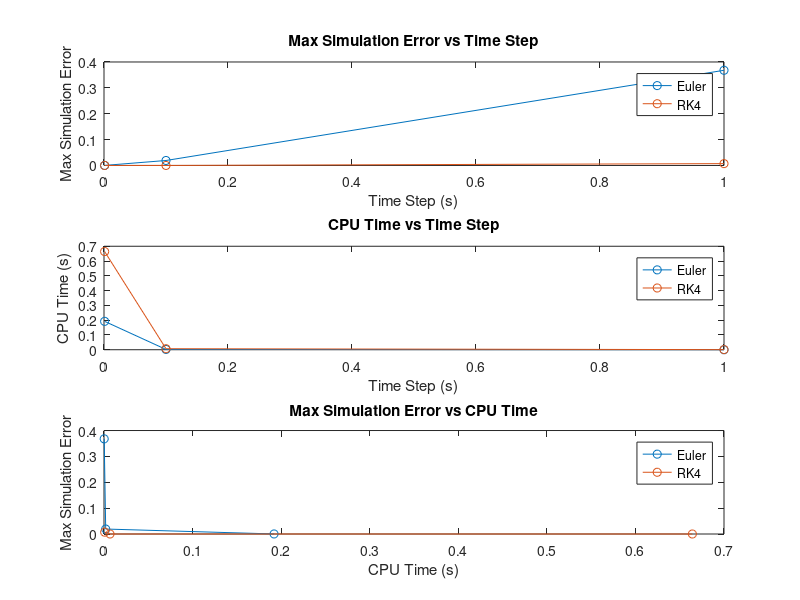

Recreate this plot in MATLAB.
% Initialization
const_torque = 1; % Torque input in Nm
J = 1;  % Inertia in kg m^2
b = 1; % damping coefficient Nm/(rad/s)

% Initial conditions
omega0 = 0;  % rad/s
theta0 = 0;  % rad

%set_param('Project1_shaft/Simple Shaft/IntegrateAcceleration', 'Integrator', '3')

tout = 25;
dt = [1 0.1 0.001];

% Define the function f
f = @(t, y) (const_torque - b*y)/J;

% Euler method
cpu_time1 = [];
max_error1 = [];
h = 1;
t = 0:h:tout;
y = zeros(size(t));
y(1) = omega0;

tStart = cputime;
for k = 1:length(t)-1
    y(k+1) = y(k) + h * f(t(k), y(k));
end
tEnd = cputime - tStart;

% Calculate theoretical solution for comparison (for step input)
w_theoretical = omega0 * exp(-b*t/J) + (const_torque/b) * (1 - exp(-b*t/J));

% Calculate maximum error
max_error = max(abs(y - w_theoretical));

cpu_time1(end+1) = tEnd;
max_error1(end+1) = max_error;
% Damping Force
F_b = b*y;                  % <----- IS THIS BEING USED

h = 0.1;
t = 0:h:tout;
y = zeros(size(t));
y(1) = omega0;

tStart = cputime;
for k = 1:length(t)-1;
    y(k+1) = y(k) + h * f(t(k), y(k));
end
tEnd = cputime - tStart;
disp(['Time: ', num2str(tEnd)]);

% Calculate theoretical solution for comparison (for step input)
w_theoretical = omega0 * exp(-b*t/J) + (const_torque/b) * (1 - exp(-b*t/J));

% Calculate maximum error
max_error = max(abs(y - w_theoretical));

cpu_time1(end+1) = tEnd;
max_error1(end+1) = max_error;

h = 0.001;
t = 0:h:tout;
y = zeros(size(t));
y(1) = omega0;

tStart = cputime;
for k = 1:length(t)-1
    y(k+1) = y(k) + h * f(t(k), y(k));
end
tEnd = cputime - tStart;

% Calculate theoretical solution for comparison (for step input)
w_theoretical = omega0 * exp(-b*t/J) + (const_torque/b) * (1 - exp(-b*t/J));

% Calculate maximum error
max_error = max(abs(y - w_theoretical));

cpu_time1(end+1) = tEnd;
max_error1(end+1) = max_error;
F_b = b*y;

% Runge-Kutta method
cpu_time2 = [];
max_error2 = [];
h = 1;
t = 0:h:tout;
y = zeros(size(t));
y(1) = omega0;

tStart = cputime;
for k = 1:length(t)-1
    k1 = f(t(k), y(k));
    k2 = f(t(k) + 0.5*h, y(k) + 0.5*h*k1);
    k3 = f(t(k) + 0.5*h, y(k) + 0.5*h*k2);
    k4 = f(t(k) + h, y(k) + h*k3);

    y(k+1) = y(k) + (1/6) * (k1 + 2*k2 + 2*k3 + k4) * h;
    tEnd = cputime - tStart;
end
%tEnd = cputime - tStart;

% Calculate theoretical solution for comparison (for step input)
w_theoretical = omega0 * exp(-b*t/J) + (const_torque/b) * (1 - exp(-b*t/J));

% Calculate maximum error
max_error = max(abs(y - w_theoretical));

cpu_time2(end+1) = tEnd;
max_error2(end+1) = max_error;
F_b = b*y;

h = 0.1;
t = 0:h:tout;
y = zeros(size(t));
y(1) = omega0;

tStart = cputime;
for k = 1:length(t)-1
    k1 = f(t(k), y(k));
    k2 = f(t(k) + 0.5*h, y(k) + 0.5*h*k1);
    k3 = f(t(k) + 0.5*h, y(k) + 0.5*h*k2);
    k4 = f(t(k) + h, y(k) + h*k3);

    y(k+1) = y(k) + (1/6) * (k1 + 2*k2 + 2*k3 + k4) * h;
end
tEnd = cputime - tStart;

% Calculate theoretical solution for comparison (for step input)
w_theoretical = omega0 * exp(-b*t/J) + (const_torque/b) * (1 - exp(-b*t/J));

% Calculate maximum error
max_error = max(abs(y - w_theoretical));

cpu_time2(end+1) = tEnd;
max_error2(end+1) = max_error;
F_b = b*y;

h = 0.001;
t = 0:h:tout;
y = zeros(size(t));
y(1) = omega0;

tStart = cputime;
for k = 1:length(t)-1
    k1 = f(t(k), y(k));
    k2 = f(t(k) + 0.5*h, y(k) + 0.5*h*k1);
    k3 = f(t(k) + 0.5*h, y(k) + 0.5*h*k2);
    k4 = f(t(k) + h, y(k) + h*k3);

    y(k+1) = y(k) + (1/6) * (k1 + 2*k2 + 2*k3 + k4) * h;
end
tEnd = cputime - tStart;

% Calculate theoretical solution for comparison (for step input)
w_theoretical = omega0 * exp(-b*t/J) + (const_torque/b) * (1 - exp(-b*t/J));

% Calculate maximum error
max_error = max(abs(y - w_theoretical));

cpu_time2(end+1) = tEnd;
max_error2(end+1) = max_error;
F_b = b*y;

figure;
subplot(3,1,1);
plot(dt, max_error1, '-o');
xlabel('Time Step (s)');
ylabel('Max Simulation Error');
title('Max Simulation Error vs Time Step');
hold on
plot(dt, max_error2, '-o');
legend('Euler', 'RK4');
hold off

subplot(3,1,2);
plot(dt, cpu_time1, '-o');
xlabel('Time Step (s)');
ylabel('CPU Time (s)');
title('CPU Time vs Time Step');
hold on
plot(dt, cpu_time2, '-o');
legend('Euler', 'RK4');

subplot(3,1,3);
plot(cpu_time1, max_error1, '-o');
xlabel('CPU Time (s)');
ylabel('Max Simulation Error');
title('Max Simulation Error vs CPU Time');
hold on
plot(cpu_time2, max_error2, '-o');
legend('Euler', 'RK4');
hold off


%Contour Plots (Don't work right now because of the singular inputs)
% figure;
% [X, Y] = meshgrid(cpu_time1, max_error1);
% [C, h] = contour(X, Y, -b_values./J_values);
% clabel(C, h);
% xlabel('CPU Time (s)');
% ylabel('Max Simulation Error');
% title('Contour Plot of System Eigenvalues for Euler Method');
% colorbar;
% clim([min(-b_values./J_values, [], 'all') max(-b_values./J_values, [], 'all')]);
% colormap('jet');
% 
% figure;
% [X, Y] = meshgrid(cpu_time1, max_error1);
% [C, h] = contour(X, Y, omega0);
% clabel(C, h);
% xlabel('CPU Time (s)');
% ylabel('Max Simulation Error');
% title('Contour Plot of Input Frequencies for Euler Method');
% colorbar;
% clim([min(omega0, [], 'all') max(omega0, [], 'all')]);
% colormap('jet');
% 
% figure;
% [X, Y] = meshgrid(cpu_time2, max_error2);
% [C, h] = contour(X, Y, -b_values./J_values);
% clabel(C, h);
% xlabel('CPU Time (s)');
% ylabel('Max Simulation Error');
% title('Contour Plot of System Eigenvalues for RK4 Method');
% colorbar;
% clim([min(-b./J, [], 'all') max(-b./J, [], 'all')]);
% colormap('jet');
% 
% figure;
% [X, Y] = meshgrid(cpu_time2, max_error2);
% [C, h] = contour(X, Y, omega0);
% clabel(C, h);
% xlabel('CPU Time (s)');
% ylabel('Max Simulation Error');
% title('Contour Plot of Input Frequencies for RK4 Method');
% colorbar;
% clim([min(omega0, [], 'all') max(omega0, [], 'all')]);
% colormap('jet');
